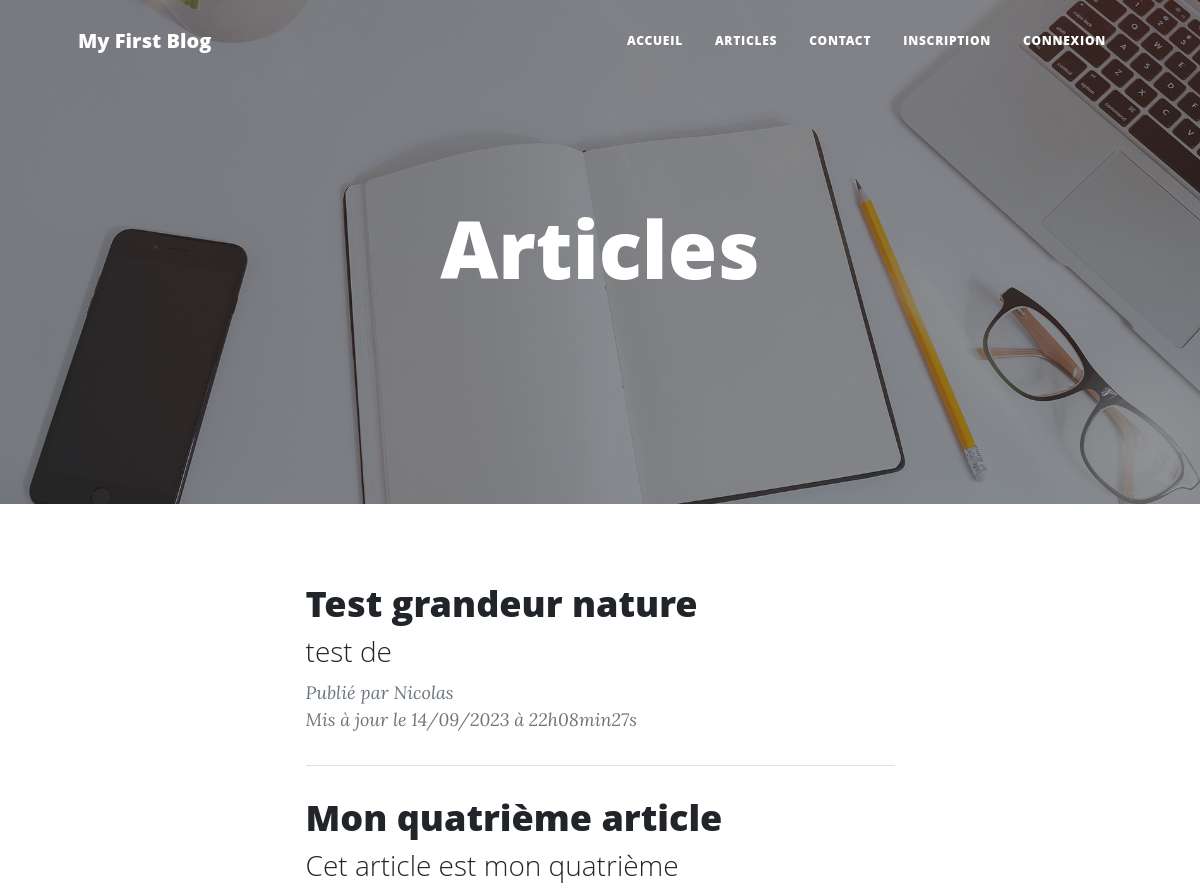
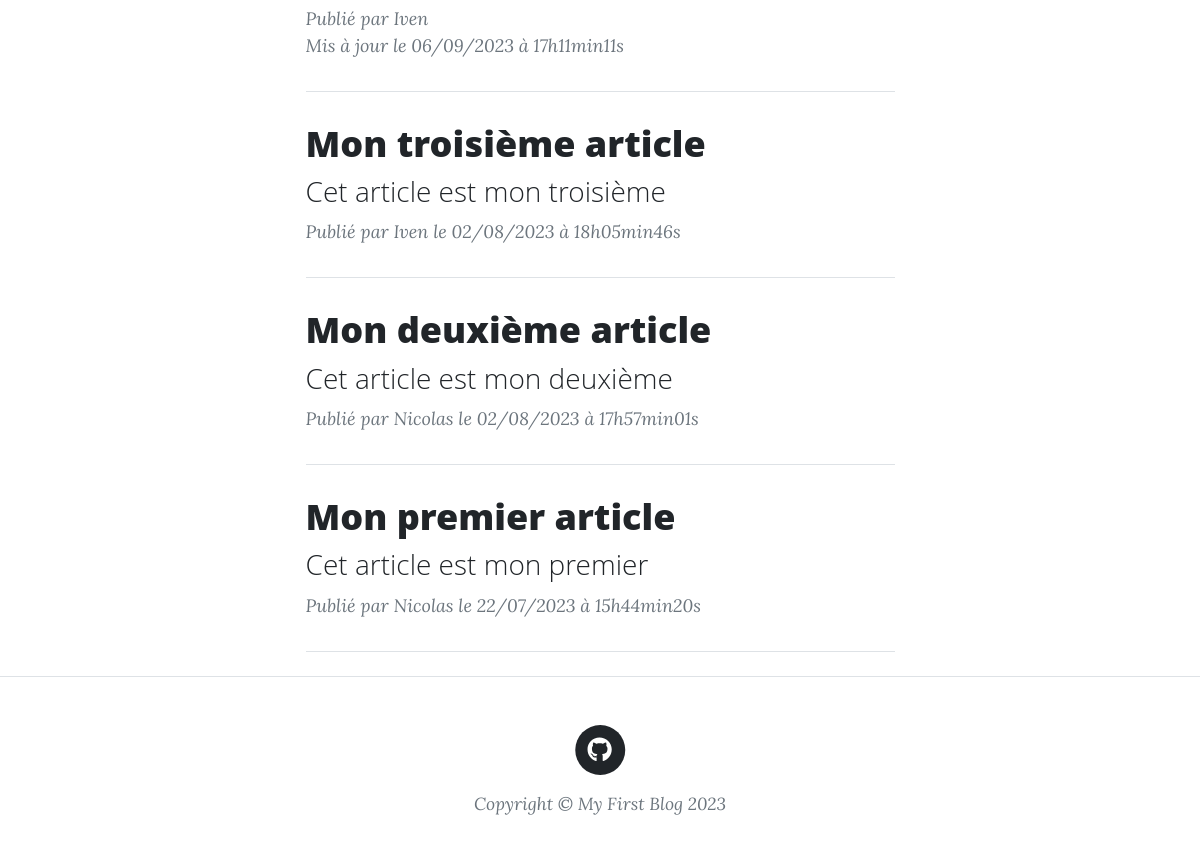
Page /index.php?action=postList on the committed database (2 pictures, top to bottom).
### tables this page shows
CREATE TABLE `p5_post` (
  `id` int(11) NOT NULL,
  `title` varchar(50) NOT NULL,
  `chapo` varchar(255) NOT NULL,
  `content` text NOT NULL,
  `image` varchar(500) NOT NULL DEFAULT 'src/public/assets/img/post-bg.jpg',
  `created_at` datetime NOT NULL,
  `updated_at` datetime NOT NULL,
  `category_id` int(11) NOT NULL,
  `user_id` int(11) NOT NULL
);

CREATE TABLE `p5_user` (
  `id` int(11) NOT NULL,
  `last_name` varchar(50) NOT NULL,
  `first_name` varchar(50) NOT NULL,
  `login` varchar(50) NOT NULL,
  `password` varchar(100) NOT NULL,
  `mail` varchar(50) NOT NULL,
  `role` tinyint(1) NOT NULL,
  `avatar` varchar(500) NOT NULL,
  `created_at` datetime NOT NULL,
  `updated_at` datetime NOT NULL
);

### src/controllers/post/list.php (called while the page is built, shortened)
<?php
class PostList
{
    public function execute(): void
    {
        $postRepository = new PostRepository();
        $postRepository->connection = new DatabaseConnection();
        $posts = $postRepository->getPosts();
        require 'templates/postList.php';
    }
}

### src/lib/database.php (called while the page is built, shortened)
<?php
class DatabaseConnection
{
    public ?PDO $database = null;
    public function getConnection(): PDO
    {
        if ($this->database === null) {
            $this->database = new PDO('mysql:host=localhost;
            dbname=jluceazoc;charset=utf8', 'root', '');
        }
        return $this->database;
    }
}

### src/repository/postRepository.php (called while the page is built, shortened)
<?php
require_once 'src/model/post.php';
class PostRepository
{
    public DatabaseConnection $connection;
    public function getPosts(): array
    {
        $statement = $this->connection->getConnection()->query(
            "SELECT p.id, p.title, p.chapo, p.content, p.image,
        DATE_FORMAT(p.created_at, '%d/%m/%Y à %Hh%imin%ss') AS french_creation_date,
        DATE_FORMAT(p.updated_at, '%d/%m/%Y à %Hh%imin%ss') AS french_update_date,
        p.category_id, u.first_name AS author FROM p5_post p JOIN p5_user u
        ON p.user_id = u.id ORDER BY p.created_at DESC"
        );
        $posts = [];
        while (($row = $statement->fetch())) {
            $post = new Post(
                $row['id'],
                $row['title'],
                $row['chapo'],
                $row['content'],
                $row['image'],
                $row['french_creation_date'],
                $row['french_update_date'],
                $row['category_id'],
                $row['author']
            );
            $posts[] = $post;
        }
        return $posts;
    }
}

### src/model/post.php (called while the page is built, shortened)
<?php
class Post
{
    public function __construct(
        int $id,
        string $title,
        string $chapo,
        string $content,
        string $image,
        string $frenchCreationDate,
        string $frenchUpdateDate,
        string $category,
        string $author
    ) {
        $this->id = $id;
        $this->title = $title;
        $this->chapo = $chapo;
        $this->frenchCreationDate = $frenchCreationDate;
        $this->frenchUpdateDate = $frenchUpdateDate;
        $this->author = $author;
    }
}

### templates/postList.php (the view, shortened to what this page needs)
<?php $title = "Articles"; ?>
<header class="masthead" style="background-image: url('src/public/assets/img/home-bg.jpg')">
    <div class="container position-relative px-4 px-lg-5">
        <div class="row gx-4 gx-lg-5 justify-content-center">
            <div class="col-md-10 col-lg-8 col-xl-7">
                <div class="site-heading">
                    <h1><?= $title ?></h1>
                </div>
            </div>
        </div>
    </div>
</header>
<main class="container px-4 px-lg-5">
    <div class="row gx-4 gx-lg-5 justify-content-center">
        <div class="col-md-10 col-lg-8 col-xl-7">
            <?php
            foreach ($posts as $post) {
                ?>
                <div class="post-preview">
                    <a href="index.php?action=post&id=<?= urlencode($post->id) ?>">
                        <h2 class="post-title"><?= $post->title ?></h2>
                        <h3 class="post-subtitle">
                            <?= $post->chapo ?>
                        </h3>
                    </a>
                    <p class="post-meta">
                        Publié par
                        <em><?= $post->author ?></em>
                        <?php
                        if ($post->frenchCreationDate == $post->frenchUpdateDate) { ?>
                            <em>le <?= $post->frenchCreationDate ?></em>
                        <?php } else { ?>
                            <br><em>Mis à jour le <?= $post->frenchUpdateDate ?></em>
                        <?php } ?>
                    </p>
                </div>
                <hr class="my-4" />
                <?php
            }
            ?>
        </div>
    </div>
</main>
<?php require 'layout.php'; ?>

### rows in the picture
p5_post: title "Test grandeur nature", chapo "test de", user.first_name "Nicolas", frenchUpdateDate "14/09/2023 à 22h08min27s"
p5_post: title "Mon quatrième article", chapo "Cet article est mon quatrième", user.first_name "Iven", frenchUpdateDate "06/09/2023 à 17h11min11s"
p5_post: title "Mon troisième article", chapo "Cet article est mon troisième", user.first_name "Iven", frenchCreationDate "02/08/2023 à 18h05min46s"
p5_post: title "Mon deuxième article", chapo "Cet article est mon deuxième", user.first_name "Nicolas", frenchCreationDate "02/08/2023 à 17h57min01s"
p5_post: title "Mon premier article", chapo "Cet article est mon premier", user.first_name "Nicolas", frenchCreationDate "22/07/2023 à 15h44min20s"

### other values in the picture
$title "Articles"
